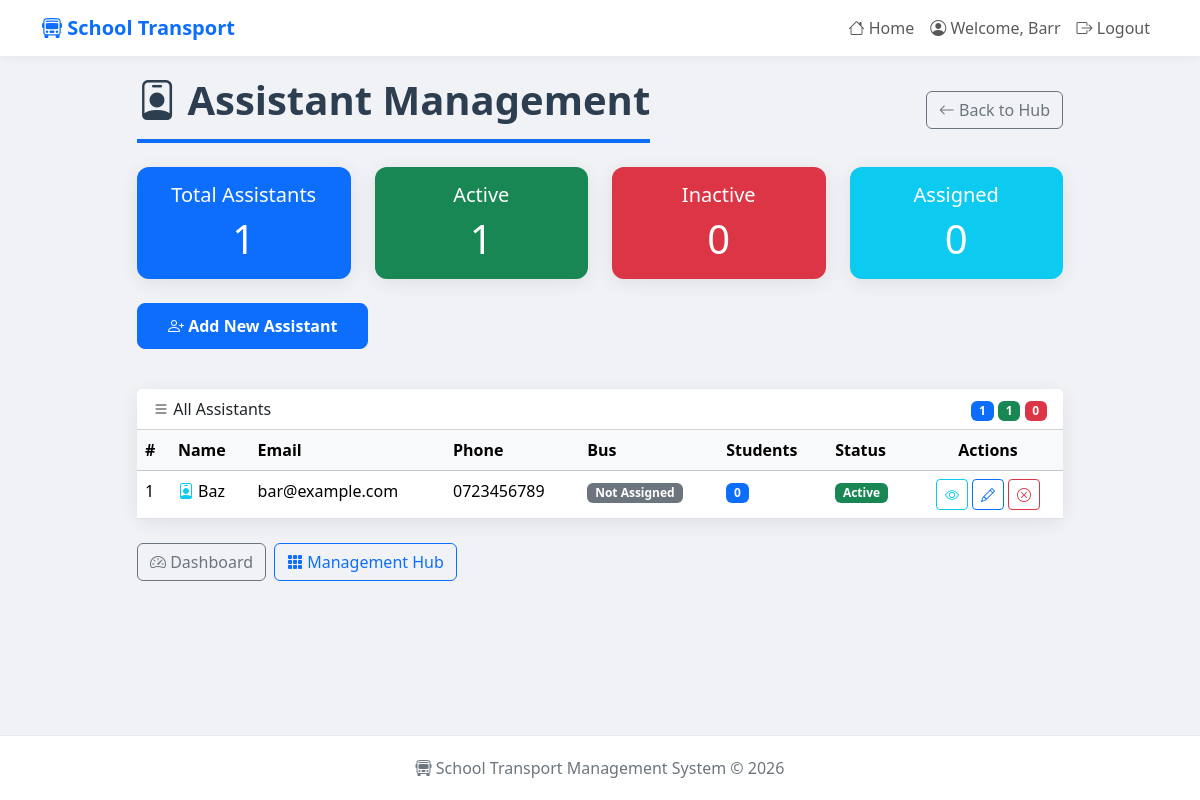
/assistants/ (signed in), run on the app's committed database.
### transport/models.py (models this page shows, shortened)
class User(AbstractUser):
    USER_TYPES = (
        ('admin', 'Admin'),
        ('parent', 'Parent'),
        ('assistant', 'Assistant'),
    )
    user_type = models.CharField(max_length = 20, choices = USER_TYPES)
    phone_number = models.CharField(max_length = 15)
    is_active = models.BooleanField(default = True)
    groups = models.ManyToManyField(
        'auth.Group',
        verbose_name='groups',
        blank=True,
        help_text='The groups this user belongs to.',
        related_name="transport_user_set",
        related_query_name="transport_user",
    )
    user_permissions = models.ManyToManyField(
        'auth.Permission',
        verbose_name='user permissions',
        blank=True,
        help_text='Specific permissions for this user.',
        related_name="transport_user_set",
        related_query_name="transport_user",
    )

class Assistant(models.Model):
    user = models.OneToOneField(User, on_delete = models.CASCADE, related_name = 'assistant_profile')
    name = models.CharField(max_length = 200)
    email = models.EmailField(blank=True, null=True)
    phone_number = models.CharField(max_length = 15, blank = True, null = True)
    bus = models.ForeignKey(Bus, on_delete = models.SET_NULL, null = True, related_name = 'assistants')
    hire_date = models.DateTimeField(auto_now_add = True)
    is_active = models.BooleanField(default = True)

### transport/views.py (the view)
# urls.py: path('assistants/', views.assistant_list, name = 'assistant_list'),
@login_required
def assistant_list(request):
    if request.user.user_type != 'admin':
        messages.error(request, 'Access denied. Only admins can manage assistants.')
        return redirect('index')
    assistants = Assistant.objects.all().annotate(student_count = Count('bus__students', filter = Q(bus__students__is_active = True))).order_by('name')
    total_assistants = assistants.count()
    active_assistants = assistants.filter(is_active = True).count()
    inactive_assistants = assistants.filter(is_active = False).count()
    assigned_assistants = assistants.filter(bus__isnull = False).count()
    unassigned_assistants = assistants.filter(bus__isnull = True).count()
    buses = Bus.objects.filter(is_active = True)
    context = {
        'assistants': assistants,
        'total_assistants': total_assistants,
        'active_assistants': active_assistants,
        'inactive_assistants': inactive_assistants,
        'assigned_assistants': assigned_assistants,
        'unassigned_assistants': unassigned_assistants,
        'buses': buses
    }
    if request.method == 'POST':
        full_name = request.POST.get('full_name')
        username = request.POST.get('username')
        email = request.POST.get('email')
        phone_number = request.POST.get('phone_number')
        bus_id = request.POST.get('bus')
        password = request.POST.get('password')
        confirm_password = request.POST.get('confirm_password')
        if not full_name:
            messages.error(request, 'The full name is required.')
            return render(request, 'transport/assistant_list.html', context)
        if not username:
            messages.error(request, 'The username is required.')
            return render(request, 'transport/assistant_list.html', context)
        if not email:
            messages.error(request, 'The email is required.')
            return render(request, 'transport/assistant_list.html', context)
        if not phone_number:
            messages.error(request, 'The phone_number is required.')
            return render(request, 'transport/assistant_list.html', context)
        if not password:
            messages.error(request, 'The password is required.')
            return render(request, 'transport/assistant_list.html', context)
        if not confirm_password:
            messages.error(request, 'Please confirm your password.')
            return render(request, 'transport/assistant_list.html', context)
        if password != confirm_password:
            messages.error(request, 'Passwords do not match.')
            return render(request, 'transport/assistant_list.html', context)
        try:
            user = User.objects.create_user(
                username = username,
                email = email,
                password = password
            )
            user.user_type = 'assistant'
            user.phone_number = phone_number
            user.is_active = True
            user.save()
            bus_obj = None
            if bus_id:
                try:
                    bus_obj = Bus.objects.get(id = bus_id)
                except Bus.DoesNotExist:
                    messages.warning(request, 'Selected bus not found. Assistant created without bus assignment.')
            assistant = Assistant.objects.create(
                user = user,
                name = full_name,
                phone_number = phone_number,
                email = email,
                bus = bus_obj,
                is_active = True
            )
            messages.success(request, f'Assistant "{full_name}" added successfully!')
            return redirect('assistant_list')
        except IntegrityError:
            messages.error(request, f'Username "{username}" already exists.')
            return render(request, 'transport/assistant_list.html', context)
        except Exception as e:
            messages.error(request, f'Error adding assistant: {str(e)}')
            return render(request, 'transport/assistant_list.html', context)
    else:
        return render(request, 'transport/assistant_list.html', context)

### transport/templates/transport/assistant_list.html (shortened to what this page needs)
{% extends 'transport/layout.html' %}
{% block body %}
    <div class="d-flex justify-content-between align-items-center mb-4">
        <h1 class="page-title mb-0">
            <i class="bi bi-person-badge"></i> Assistant Management
        </h1>
        <div>
            <a href="{% url 'manage_system' %}" class="btn btn-outline-secondary">
                <i class="bi bi-arrow-left"></i> Back to Hub
            </a>
        </div>
    </div>
    <div class="row g-4 mb-4">
        <div class="col-md-3 col-6">
            <div class="card card-shadow bg-primary text-white">
                <div class="card-body text-center py-3">
                    <h5 class="card-title">Total Assistants</h5>
                    <h2 class="display-4 mb-0">{{ total_assistants }}</h2>
                </div>
            </div>
        </div>
        <div class="col-md-3 col-6">
            <div class="card card-shadow bg-success text-white">
                <div class="card-body text-center py-3">
                    <h5 class="card-title">Active</h5>
                    <h2 class="display-4 mb-0">{{ active_assistants }}</h2>
                </div>
            </div>
        </div>
        <div class="col-md-3 col-6">
            <div class="card card-shadow bg-danger text-white">
                <div class="card-body text-center py-3">
                    <h5 class="card-title">Inactive</h5>
                    <h2 class="display-4 mb-0">{{ inactive_assistants }}</h2>
                </div>
            </div>
        </div>
        <div class="col-md-3 col-6">
            <div class="card card-shadow bg-info text-white">
                <div class="card-body text-center py-3">
                    <h5 class="card-title">Assigned</h5>
                    <h2 class="display-4 mb-0">{{ assigned_assistants }}</h2>
                </div>
            </div>
        </div>
    </div>
    <div class="mb-4">
        <button class="btn btn-primary mb-3" type="button" data-bs-toggle="collapse" data-bs-target="#addAssistantForm">
            <i class="bi bi-person-plus"></i> Add New Assistant
        </button>
    </div>
    <div class="card card-shadow">
        <div class="card-header bg-white d-flex justify-content-between align-items-center">
            <h6 class="mb-0">
                <i class="bi bi-list"></i> All Assistants
            </h6>
            <div>
                <span class="badge bg-primary">{{ total_assistants }}</span>
                <span class="badge bg-success">{{ active_assistants }}</span>
                <span class="badge bg-danger">{{ inactive_assistants }}</span>
            </div>
        </div>
        <div class="card-body p-0">
            {% if assistants %}
                <div class="table-responsive">
                    <table class="table table-hover mb-0">
                        <thead class="table-light">
                            <tr>
                                <th>#</th>
                                <th>Name</th>
                                <th>Email</th>
                                <th>Phone</th>
                                <th>Bus</th>
                                <th>Students</th>
                                <th>Status</th>
                                <th class="text-center">Actions</th>
                            </tr>
                        </thead>
                        <tbody>
                            {% for assistant in assistants %}
                                <tr>
                                    <td>{{ forloop.counter }}</td>
                                    <td>
                                        <i class="bi bi-person-badge text-info"></i>
                                        {{ assistant.name }}
                                    </td>
                                    <td>{{ assistant.email }}</td>
                                    <td>{{ assistant.phone_number }}</td>
                                    <td>
                                        {% if assistant.bus %}
                                            <span class="badge bg-info">
                                                {{ assistant.bus.registration }}
                                            </span>
                                        {% else %}
                                            <span class="badge bg-secondary">Not Assigned</span>
                                        {% endif %}
                                    </td>
                                    <td>
                                        <span class="badge bg-primary">{{ assistant.student_count }}</span>
                                    </td>
                                    <td>
                                        {% if assistant.is_active %}
                                            <span class="badge bg-success">Active</span>
                                        {% else %}
                                            <span class="badge bg-danger">Inactive</span>
                                        {% endif %}
                                    </td>
                                    <td>
                                        <div class="d-flex justify-content-center gap-1">
                                            <a href="{% url 'assistant_detail' assistant.id %}"
                                               class="btn btn-sm btn-outline-info"
                                               title="View Details">
                                                <i class="bi bi-eye"></i>
                                            </a>
                                            <a href="#"
                                               class="btn btn-sm btn-outline-primary"
                                               title="Edit Assistant">
                                                <i class="bi bi-pencil"></i>
                                            </a>
                                            {% if assistant.is_active %}
                                                <a href="#"
                                                   class="btn btn-sm btn-outline-danger"
                                                   title="Deactivate Assistant">
                                                    <i class="bi bi-x-circle"></i>
                                                </a>
                                            {% else %}
                                                <a href="#"
                                                   class="btn btn-sm btn-outline-success"
                                                   title="Reactivate Assistant">
                                                    <i class="bi bi-check-circle"></i>
                                                </a>
                                            {% endif %}
                                        </div>
                                    </td>
                                </tr>
                            {% endfor %}
                        </tbody>
                    </table>
                </div>
            {% endif %}
        </div>
    </div>
    <div class="mt-4">
        <div class="d-flex gap-2 flex-wrap">
            <a href="{% url 'admin_dashboard' %}" class="btn btn-outline-secondary">
                <i class="bi bi-speedometer2"></i> Dashboard
            </a>
            <a href="{% url 'manage_system' %}" class="btn btn-outline-primary">
                <i class="bi bi-grid-3x3-gap-fill"></i> Management Hub
            </a>
        </div>
    </div>
{% endblock %}

### transport/templates/transport/layout.html (shortened to what this page needs)
<!DOCTYPE html>
<html lang = "en">
    <head>
        <link href="https://cdn.jsdelivr.net/npm/bootstrap@5.3.2/dist/css/bootstrap.min.css" rel="stylesheet">
        <link rel="stylesheet" href="https://cdn.jsdelivr.net/npm/bootstrap-icons@1.11.3/font/bootstrap-icons.min.css">
    </head>
    <body>
        <nav class="navbar navbar-expand-lg navbar-light bg-white">
            <div class="container">
                <a class="navbar-brand" href = "{% url 'index' %}">
                    <i class="bi bi-bus-front"></i>
                    School Transport
                </a>
                <div class="collapse navbar-collapse" id="navbarNav">
                    <ul class="navbar-nav ms-auto">
                        <li class="nav-item">
                            <a class="nav-link" href = "{% url 'index' %}">
                                <i class="bi bi-house"></i>
                                Home
                            </a>
                        </li>
                        {% if user.is_authenticated %}
                            <li class="nav-item">
                                <span class="nav-link">
                                    <i class="bi bi-person-circle"></i>
                                    Welcome, {{ user.username }}
                                </span>
                            </li>
                            <li class="nav-item">
                                <a class="nav-link" href = "{% url 'logout' %}">
                                    <i class="bi bi-box-arrow-right"></i>
                                    Logout
                                </a>
                            </li>
                        {% endif %}
                    </ul>
                </div>
            </div>
        </nav>
        <div class="container main-container">
            <div class="row justify-content-center">
                <div class="col-lg-10">
                    {% block body %}
                    {% endblock %}
                </div>
            </div>
        </div>
        <footer class="footer">
            <div class="container">
                <p class="mb-0">
                    <i class="bi bi-bus-front"></i>
                    School Transport Management System &copy; 2026
                </p>
            </div>
        </footer>
    </body>
</html>

### transport/templates/transport/layout.html (style rules this page uses)
body { background-color: #f0f2f5; min-height: 100vh; display: flex; flex-direction: column; }
.main-container { flex: 1; padding-top: 20px; padding-bottom: 40px; }
.card-shadow { box-shadow: 0 4px 20px rgba(0,0,0,0.08); border: none; border-radius: 12px; transition: transform 0.2s ease; }
.display-4 { font-size: 2.5rem; }
.navbar-brand { font-weight: 700; color: #0d6efd !important; }
.navbar { box-shadow: 0 2px 10px rgba(0,0,0,0.05); background: white !important; }
.page-title { color: #2c3e50; font-weight: 700; margin-bottom: 30px; border-bottom: 4px solid #0d6efd; padding-bottom: 15px; }
.btn-primary { padding: 10px 30px; font-weight: 600; border-radius: 8px; transition: all 0.3s ease; }
.footer { margin-top: auto; padding: 20px 0; background: white; border-top: 1px solid #e9ecef; text-align: center; color: #6c757d; }

### data on the page
User: username "Barr"
Assistant: name "Baz", email "bar@example.com", phone_number "0723456789", shows "Not Assigned", student_count "0", is_active "Active"

### other printed values
{{ total_assistants }} "1"
{{ active_assistants }} "1"
{{ inactive_assistants }} "0"
{{ assigned_assistants }} "0"
